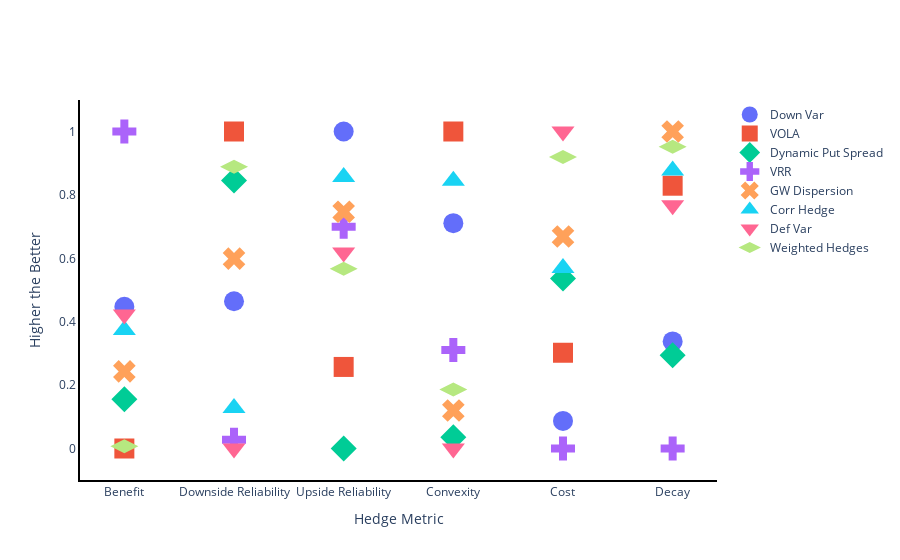

The notebook cell saved with this chart:
### Markdown cell above
## Display Ranked Strategies vs Normalized Data

### Code cell
#transpose normal data here instead of in method
index = list(df_normal.index)
fig = go.Figure()
#loops through eaach column and plots each metric for the given strategy
for col in df_normal.columns:
    fig.add_trace(go.Scatter(
        x=index,
        y=df_normal[col],
        marker=dict(size = 20),
        marker_symbol = symbols[col],
        mode= "markers",
        name=col
        ))
fig.update_layout(title="",
                xaxis_title="Hedge Metric",
                yaxis_title="Higher the Better",
                  plot_bgcolor='White')
fig.update_xaxes(showline=True, linewidth=2, linecolor='black', mirror=False)
fig.update_yaxes(showline=True, linewidth=2, linecolor='black', mirror=False)
#fig.update_xaxes(showgrid=True, gridwidth=1, gridcolor='Black')
#fig.update_yaxes(showgrid=True, gridwidth=1, gridcolor='Black')
fig.show()

### Figure 1 — Plotly figure (JSON) as saved in the notebook; plotly's stock layout.template omitted (floating-point values rounded to 4 significant figures)
{"data": [{"marker": {"size": 20, "symbol": [0]}, "mode": "markers", "name": "Down Var", "type": "scatter", "x": ["Benefit", "Downside Reliability", "Upside Reliability", "Convexity", "Cost", "Decay"], "y": [0.4472, 0.4646, 1, 0.7107, 0.08694, 0.3377]}, {"marker": {"size": 20, "symbol": [1]}, "mode": "markers", "name": "VOLA", "type": "scatter", "x": ["Benefit", "Downside Reliability", "Upside Reliability", "Convexity", "Cost", "Decay"], "y": [0, 1, 0.2573, 1.0, 0.3021, 0.8289]}, {"marker": {"size": 20, "symbol": [2]}, "mode": "markers", "name": "Dynamic Put Spread", "type": "scatter", "x": ["Benefit", "Downside Reliability", "Upside Reliability", "Convexity", "Cost", "Decay"], "y": [0.1553, 0.8457, 0, 0.03571, 0.536, 0.2939]}, {"marker": {"size": 20, "symbol": [3]}, "mode": "markers", "name": "VRR", "type": "scatter", "x": ["Benefit", "Downside Reliability", "Upside Reliability", "Convexity", "Cost", "Decay"], "y": [1, 0.02748, 0.6996, 0.3107, 0, 0]}, {"marker": {"size": 20, "symbol": [4]}, "mode": "markers", "name": "GW Dispersion", "type": "scatter", "x": ["Benefit", "Downside Reliability", "Upside Reliability", "Convexity", "Cost", "Decay"], "y": [0.2432, 0.5989, 0.7468, 0.1198, 0.6687, 1]}, {"marker": {"size": 20, "symbol": [5]}, "mode": "markers", "name": "Corr Hedge", "type": "scatter", "x": ["Benefit", "Downside Reliability", "Upside Reliability", "Convexity", "Cost", "Decay"], "y": [0.374, 0.1278, 0.8568, 0.8444, 0.5696, 0.8772]}, {"marker": {"size": 20, "symbol": [6]}, "mode": "markers", "name": "Def Var", "type": "scatter", "x": ["Benefit", "Downside Reliability", "Upside Reliability", "Convexity", "Cost", "Decay"], "y": [0.4227, 0, 0.6185, 0, 1.0, 0.7675]}, {"marker": {"size": 20, "symbol": [224]}, "mode": "markers", "name": "Weighted Hedges", "type": "scatter", "x": ["Benefit", "Downside Reliability", "Upside Reliability", "Convexity", "Cost", "Decay"], "y": [0.007034, 0.8888, 0.5673, 0.186, 0.9198, 0.9518]}], "layout": {"plot_bgcolor": "White", "title": {"text": ""}, "xaxis": {"linecolor": "black", "linewidth": 2, "mirror": false, "showline": true, "title": {"text": "Hedge Metric"}}, "yaxis": {"linecolor": "black", "linewidth": 2, "mirror": false, "showline": true, "title": {"text": "Higher the Better"}}}}
